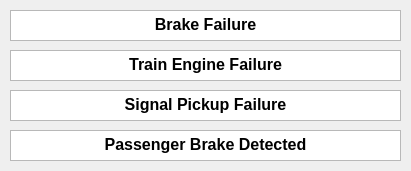
  <widget class="QFrame" name="reportFailures">
   <property name="geometry">
    <rect>
     <x>460</x>
     <y>380</y>
     <width>411</width>
     <height>171</height>
    </rect>
   </property>
   <property name="frameShape">
    <enum>QFrame::NoFrame</enum>
   </property>
   <property name="frameShadow">
    <enum>QFrame::Raised</enum>
   </property>
   <widget class="QTextBrowser" name="textBrowser_13">
    <property name="geometry">
     <rect>
      <x>10</x>
      <y>50</y>
      <width>391</width>
      <height>31</height>
     </rect>
    </property>
    <property name="styleSheet">
     <string notr="true">alternate-background-color: rgb(255, 0, 0);</string>
    </property>
    <property name="html">
     <string>&lt;!DOCTYPE HTML PUBLIC &quot;-//W3C//DTD HTML 4.0//EN&quot; &quot;http://www.w3.org/TR/REC-html40/strict.dtd&quot;&gt;
&lt;html&gt;&lt;head&gt;&lt;meta name=&quot;qrichtext&quot; content=&quot;1&quot; /&gt;&lt;style type=&quot;text/css&quot;&gt;
p, li { white-space: pre-wrap; }
&lt;/style&gt;&lt;/head&gt;&lt;body style=&quot; font-family:'MS Shell Dlg 2'; font-size:8.25pt; font-weight:400; font-style:normal;&quot;&gt;
&lt;p align=&quot;center&quot; style=&quot; margin-top:0px; margin-bottom:0px; margin-left:0px; margin-right:0px; -qt-block-indent:0; text-indent:0px;&quot;&gt;&lt;span style=&quot; font-size:12pt; font-weight:600;&quot;&gt;Train Engine Failure&lt;/span&gt;&lt;/p&gt;&lt;/body&gt;&lt;/html&gt;</string>
    </property>
   </widget>
   <widget class="QTextBrowser" name="textBrowser_14">
    <property name="geometry">
     <rect>
      <x>10</x>
      <y>10</y>
      <width>391</width>
      <height>31</height>
     </rect>
    </property>
    <property name="styleSheet">
     <string notr="true">alternate-background-color: rgb(255, 0, 0);</string>
    </property>
    <property name="html">
     <string>&lt;!DOCTYPE HTML PUBLIC &quot;-//W3C//DTD HTML 4.0//EN&quot; &quot;http://www.w3.org/TR/REC-html40/strict.dtd&quot;&gt;
&lt;html&gt;&lt;head&gt;&lt;meta name=&quot;qrichtext&quot; content=&quot;1&quot; /&gt;&lt;style type=&quot;text/css&quot;&gt;
p, li { white-space: pre-wrap; }
&lt;/style&gt;&lt;/head&gt;&lt;body style=&quot; font-family:'MS Shell Dlg 2'; font-size:8.25pt; font-weight:400; font-style:normal;&quot;&gt;
&lt;p align=&quot;center&quot; style=&quot; margin-top:0px; margin-bottom:0px; margin-left:0px; margin-right:0px; -qt-block-indent:0; text-indent:0px;&quot;&gt;&lt;span style=&quot; font-size:12pt; font-weight:600;&quot;&gt;Brake Failure&lt;/span&gt;&lt;/p&gt;&lt;/body&gt;&lt;/html&gt;</string>
    </property>
   </widget>
   <widget class="QTextBrowser" name="textBrowser_15">
    <property name="geometry">
     <rect>
      <x>10</x>
      <y>90</y>
      <width>391</width>
      <height>31</height>
     </rect>
    </property>
    <property name="styleSheet">
     <string notr="true">alternate-background-color: rgb(255, 255, 255);</string>
    </property>
    <property name="html">
     <string>&lt;!DOCTYPE HTML PUBLIC &quot;-//W3C//DTD HTML 4.0//EN&quot; &quot;http://www.w3.org/TR/REC-html40/strict.dtd&quot;&gt;
&lt;html&gt;&lt;head&gt;&lt;meta name=&quot;qrichtext&quot; content=&quot;1&quot; /&gt;&lt;style type=&quot;text/css&quot;&gt;
p, li { white-space: pre-wrap; }
&lt;/style&gt;&lt;/head&gt;&lt;body style=&quot; font-family:'MS Shell Dlg 2'; font-size:8.25pt; font-weight:400; font-style:normal;&quot;&gt;
&lt;p align=&quot;center&quot; style=&quot; margin-top:0px; margin-bottom:0px; margin-left:0px; margin-right:0px; -qt-block-indent:0; text-indent:0px;&quot;&gt;&lt;span style=&quot; font-size:12pt; font-weight:600;&quot;&gt;Signal Pickup Failure&lt;/span&gt;&lt;/p&gt;&lt;/body&gt;&lt;/html&gt;</string>
    </property>
   </widget>
   <widget class="QTextBrowser" name="textBrowser_16">
    <property name="geometry">
     <rect>
      <x>10</x>
      <y>130</y>
      <width>391</width>
      <height>31</height>
     </rect>
    </property>
    <property name="styleSheet">
     <string notr="true">alternate-background-color: rgb(255, 255, 255);</string>
    </property>
    <property name="html">
     <string>&lt;!DOCTYPE HTML PUBLIC &quot;-//W3C//DTD HTML 4.0//EN&quot; &quot;http://www.w3.org/TR/REC-html40/strict.dtd&quot;&gt;
&lt;html&gt;&lt;head&gt;&lt;meta name=&quot;qrichtext&quot; content=&quot;1&quot; /&gt;&lt;style type=&quot;text/css&quot;&gt;
p, li { white-space: pre-wrap; }
&lt;/style&gt;&lt;/head&gt;&lt;body style=&quot; font-family:'MS Shell Dlg 2'; font-size:8.25pt; font-weight:400; font-style:normal;&quot;&gt;
&lt;p align=&quot;center&quot; style=&quot; margin-top:0px; margin-bottom:0px; margin-left:0px; margin-right:0px; -qt-block-indent:0; text-indent:0px;&quot;&gt;&lt;span style=&quot; font-size:12pt; font-weight:600;&quot;&gt;Passenger Brake Detected&lt;/span&gt;&lt;/p&gt;&lt;/body&gt;&lt;/html&gt;</string>
    </property>
   </widget>
  </widget>
